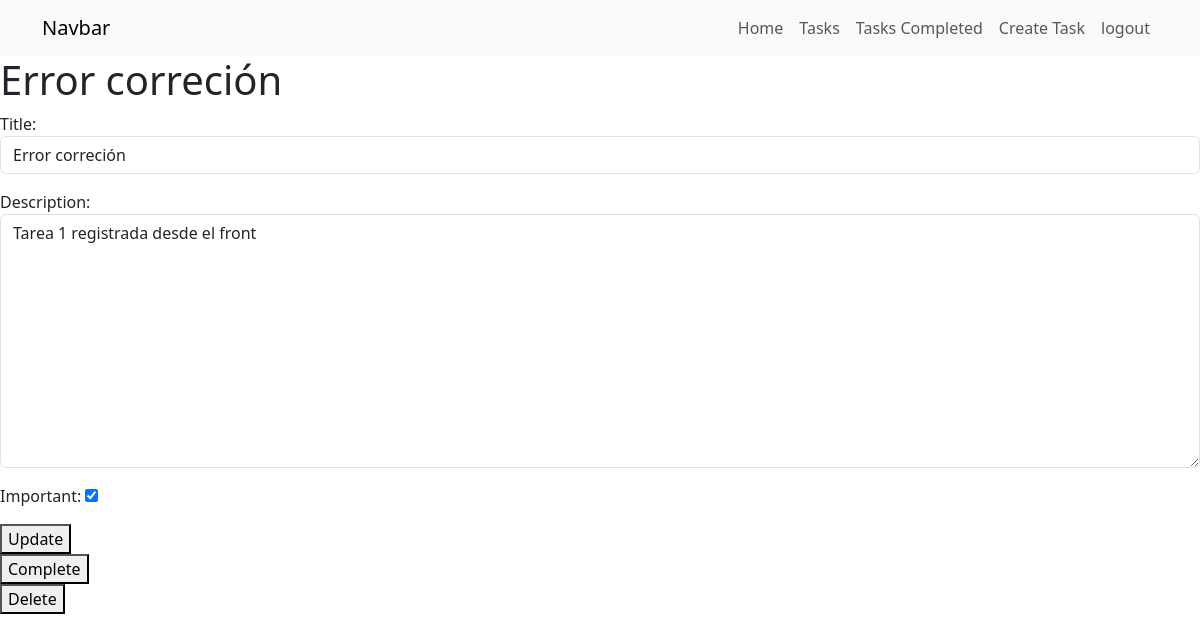
Page /tasks/4/ (signed in) on the committed database.
### tasks/models.py (models this page shows, shortened)
class Task(models.Model):
    title = models.CharField(max_length=200)
    description = models.TextField(blank=True)
    created = models.DateTimeField(auto_now_add=True)
    datecompleted = models.DateTimeField(null=True, blank=True)
    important = models.BooleanField(default=False)
    user = models.ForeignKey(User, on_delete=models.CASCADE)

### tasks/views.py (the view, shortened to what this page needs)
# urls.py: path("tasks/<int:task_id>/", views.task_detail, name='task_detail'),
@login_required
def task_detail(request, task_id):
    if request.method == 'GET':
        task = get_object_or_404(Task, pk=task_id, user=request.user)
        form = TasksForm(instance=task)
        return render(request,'task_detail.html', {'task': task, 'form': form})

### tasks/forms.py
class TasksForm (forms.ModelForm):
    class Meta:
        model = Task
        fields = ['title', 'description', 'important']
        widgets = {
            'title': forms.TextInput(attrs={'class': 'form-control'}),
            'description': forms.Textarea(attrs={'class': 'form-control'})
        }

### tasks/templates/task_detail.html (shortened to what this page needs)
{% extends 'base.html' %}
{% block content %}
<h1>{{ task.title }}</h1>
<form method="POST">
{{ form.as_p }}
    <button>Update</button>
</form>
<form action="{% url 'complete_task' task.id %}" method="POST">
    <button>Complete</button>
</form>
<form action="{% url 'delete_task' task.id %}" method="POST">
    <button>Delete</button>
</form>
{% endblock %}

### rows in the picture
Task: title "Error correción", description "Tarea 1 registrada desde el front", important "☑"
